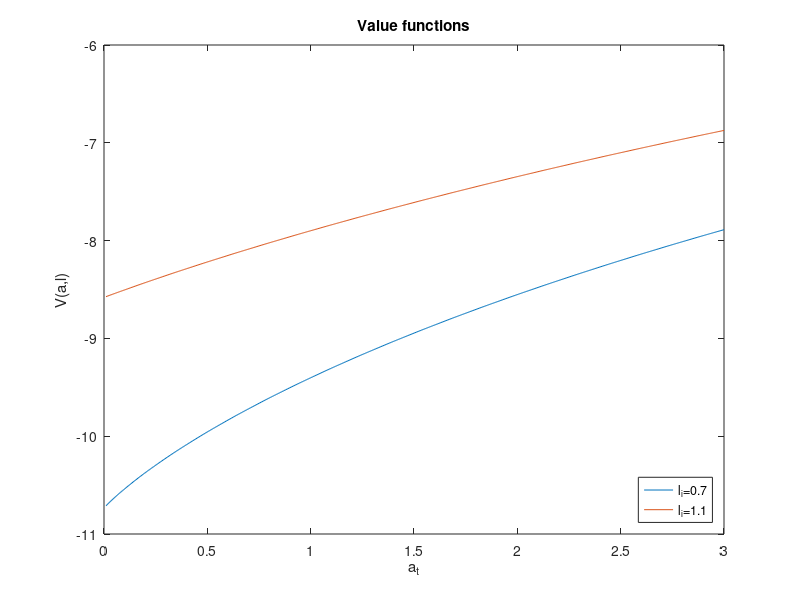
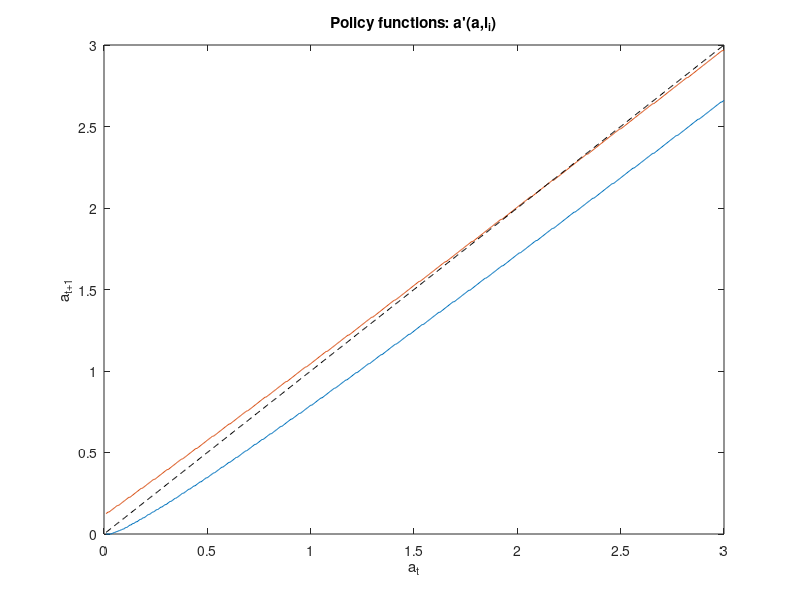

These charts were generated, in order, by the following MATLAB code: (Note: this script raises an error after producing the figures.)
%{
    This file is used to conduct all necessary tasks for problem set 3 of
    the second quarter of Econ 712

    Date created:  01 Dec 2020
    Last modified: 01 Dec 2020
    Author: Danny Edgel
%}

%%% clean workspace
clc; clear


%{
                    Question 3
   -------------------------------------------------
%}

%%% (b) solve for stationary distribution of l_t

%% define transition matrix
Q = [0.85, 0.15; 0.05, 0.95];

%% pick arbitrary starting point for l
l0 = [0, 1];

%% iterate through transitions until the probability of each labor state
%% changes by some very small amount (tolerance level)
tol = 1e-8;
i = 0; err = 1;
while (err > tol && i < 1000)
    i = i + 1;
    l = l0*Q;
    err = norm(l-l0);
    l0 = l;
    fprintf('Iteration %d, err = %d\n',i,err)
end

%% once finished, print stationary distribution of l
l

%%% (c) solve for the value function

%% define parameters
beta    = 0.95;
gamma   = 3;
r       = 0.03;
w       = 1.1;
N = 2;          % # of wage states
s=[.7,1.1];       % employment states

phi  = 0;  % borrowing limit,                               
                                                              
%% form capital grid
   
maxkap = 3;                      % maximum value of capital grid  
minkap = -phi;                   % borrowing constraint
inckap = 0.005;                   % size of capital grid increments
kap    = minkap:inckap:maxkap;   % state of assets 
nkap   = length(kap);            % number of grid points

%  initialize some variables
v       = zeros(nkap,N);
decis   = zeros(nkap,N);

test    = 10;

%  iterate on Bellman equation and get the decision 
%  rules and the value function at the optimum         
%
cons = zeros(nkap,nkap,N);
util = zeros(nkap,nkap,N);
vint = zeros(nkap,nkap,N);
tv   = zeros(N,nkap);
tdecis = zeros(N,nkap);

iter=0;

tic
while err > tol || test ~= 0 


    %  tabulate the utility function such that for zero or negative
    %  consumption utility remains a large negative number so that
    %  such values will never be chosen as utility maximizing      
    for j=1:N

      cons(:,:,j) = s(j)*w + (1+r)*ones(nkap,1)*kap -...
         kap'*ones(1,nkap);


      util(:,:,j) = (cons(:,:,j).^(1-gamma))/(1-gamma);
      utilj = util(:,:,j);

      Aj = cons(:,:,j);                % give negative value to 
      i = find(Aj <= 0);              % infeasible consumption choice
      utilj(i) = -10000;
      util(:,:,j) = utilj;

      futval = sum((ones(nkap,1)*Q(j,:)).*v,2); % nkap by 1 vector of
                                                   % future value function
      vint(:,:,j) = util(:,:,j) + beta*futval*ones(1,nkap);
      [t1,t2] = max(vint(:,:,j));

      tv(j,:) =t1;
      tdecis(j,:)=t2;
    end % end labor states loop
    
   tv1     = tv';
   tdecis1 = tdecis';
   test=max(any(tdecis1-decis));
   err = norm(tv1-v);
   nprin=10;
   if iter==nprin*round(iter/nprin)
       disp(['Iteration=', num2str(iter),... 
           ', k Error=', num2str(max(max(abs(tdecis1-decis)))),...
           ', V Error=', num2str(err)])
   end
   iter=iter+1;
   decis=tdecis1;
   v=tv1;
end % end outermost while loop
toc

% focus on decisions off lowest boundary...
kgrid = kap; % save full grid
decis = -phi + (decis(3:end,:)-1)*inckap;
[xs,ykap] = meshgrid(s,kap(3:end));
condecis = w*xs+(1+r)*ykap-decis;
kap=kap(3:end);
v = v(3:end,:);
indvec = t2;

% find abar
abar = min(kap(decis(:,2)<kap'));


% (i) plot value funcitons for high and low labor states
figure(1)
    plot(kap,v(:,1),kap,v(:,2))
    title('Value functions')
    xlabel('a_t'); ylabel('V(a,l)')
    legend('l_i=0.7','l_i=1.1','location','Southeast')
    saveas(gcf,'figure1.png')
    
% (ii) Plot asset decision rules for each labor state
figure(2)
    plot(kap,decis(:,1),kap,decis(:,2),kap,kap,'k--')
    title("Policy functions: a'(a,l_i)")
    xlabel('a_t');ylabel('a_{t+1}'); xline(abar,'r-')
    text(abar-0.4,2.5,['$\overline{a}=$',num2str(abar)], ...
        'color','r','Interpreter', 'LaTeX')
    legend('l_i=0.7','l_i=1.1','a_t=a_{t+1}','location','Southeast')
    saveas(gcf,'figure2.png')


%% (d) Find stationary distribution of asset holdings and plot

% initialize arbitrary asset distribution
adist0       = zeros(nkap,N);
adist0(1)    = 1;
err = 1; % initialize tolerance
i   = 0;
while (err > tol && i < 1000)
    adist = 0*adist0;
    
    % loop through labor states and starting asset amounts
    for n = 1:N
       for a = 1:nkap
           if adist0(a,n)>1e-14 % ignore empty asset holdings
               targ = tdecis1(a,n);
               adist(tdecis1(a,n),1) = adist(targ,1)+adist0(a,n)*Q(n,1);
               adist(tdecis1(a,n),2) = adist(targ,2)+adist0(a,n)*Q(n,2);
           end
       end
    end
    i = i+1;
    err = norm(adist0(:)-adist(:));
    adist0 = adist;
    fprintf('Iteration %d, err = %d\n',i,err)
end
amarg = sum(adist,2);
ave = sum(amarg.*kgrid');

% plot marginal asset distribution
figure(3)
    bar(kgrid,amarg)
    title('Marginal distribution of a_t')
    xlim([-0.1 max(kgrid)]); xline(ave,'r-')
    text(ave+0.1,0.06,['Mean=',num2str(ave)], 'color','r')
    xlabel('a_t'); ylabel('pmf')
    saveas(gcf,'figure3.png')












